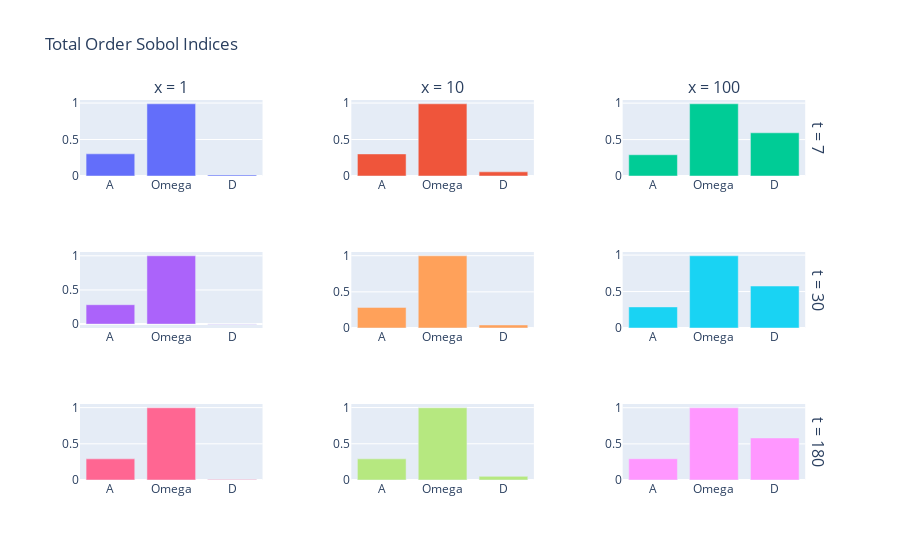

Notebook source saved alongside this figure:
### Code cell
fig = make_subplots(rows=3, cols=3, horizontal_spacing = 0.12,vertical_spacing = 0.2, column_titles = ('x = 1', 'x = 10', 'x = 100'), row_titles=('t = 7', 't = 30', 't = 180')) # Plot histograms

fig.add_trace(go.Bar(x=["A", "Omega", "D"], y=result2[0][0]), row=1, col=1)
fig.add_trace(go.Bar(x=["A", "Omega", "D"], y=result2[0][1]),row=1, col=2)
fig.add_trace(go.Bar(x=["A", "Omega", "D"], y=result2[0][2]), row=1, col=3)

fig.add_trace(go.Bar(x=["A", "Omega", "D"], y=result2[1][0]), row=2, col=1)
fig.add_trace(go.Bar(x=["A", "Omega", "D"], y=result2[1][1]), row=2, col=2)
fig.add_trace(go.Bar(x=["A", "Omega", "D"], y=result2[1][2]), row=2, col=3)

fig.add_trace(go.Bar(x=["A", "Omega", "D"], y=result2[2][0]), row=3, col=1)
fig.add_trace(go.Bar(x=["A", "Omega", "D"], y=result2[2][1]), row=3, col=2)
fig.add_trace(go.Bar(x=["A", "Omega", "D"], y=result2[2][2]), row=3, col=3)

fig.update_layout(title_text='Total Order Sobol Indices', showlegend=False)

### Figure 1 — Plotly figure (JSON) as saved in the notebook; plotly's stock layout.template omitted (floating-point values rounded to 4 significant figures)
{"data": [{"type": "bar", "x": ["A", "Omega", "D"], "xaxis": "x", "y": [0.3038, 0.9898, 0.01506], "yaxis": "y"}, {"type": "bar", "x": ["A", "Omega", "D"], "xaxis": "x2", "y": [0.3026, 0.9899, 0.05704], "yaxis": "y2"}, {"type": "bar", "x": ["A", "Omega", "D"], "xaxis": "x3", "y": [0.2917, 0.991, 0.5928], "yaxis": "y3"}, {"type": "bar", "x": ["A", "Omega", "D"], "xaxis": "x4", "y": [0.2839, 0.9998, -0.001403], "yaxis": "y4"}, {"type": "bar", "x": ["A", "Omega", "D"], "xaxis": "x5", "y": [0.2851, 0.9984, 0.04186], "yaxis": "y5"}, {"type": "bar", "x": ["A", "Omega", "D"], "xaxis": "x6", "y": [0.2893, 0.9902, 0.5757], "yaxis": "y6"}, {"type": "bar", "x": ["A", "Omega", "D"], "xaxis": "x7", "y": [0.2918, 0.9972, 0.008229], "yaxis": "y7"}, {"type": "bar", "x": ["A", "Omega", "D"], "xaxis": "x8", "y": [0.2917, 0.9967, 0.05035], "yaxis": "y8"}, {"type": "bar", "x": ["A", "Omega", "D"], "xaxis": "x9", "y": [0.2942, 0.9989, 0.5817], "yaxis": "y9"}], "layout": {"annotations": [{"font": {"size": 16}, "showarrow": false, "text": "x = 1", "x": 0.1233, "xanchor": "center", "xref": "paper", "y": 1, "yanchor": "bottom", "yref": "paper"}, {"font": {"size": 16}, "showarrow": false, "text": "x = 10", "x": 0.49, "xanchor": "center", "xref": "paper", "y": 1, "yanchor": "bottom", "yref": "paper"}, {"font": {"size": 16}, "showarrow": false, "text": "x = 100", "x": 0.8567, "xanchor": "center", "xref": "paper", "y": 1, "yanchor": "bottom", "yref": "paper"}, {"font": {"size": 16}, "showarrow": false, "text": "t = 7", "textangle": 90, "x": 0.98, "xanchor": "left", "xref": "paper", "y": 0.9, "yanchor": "middle", "yref": "paper"}, {"font": {"size": 16}, "showarrow": false, "text": "t = 30", "textangle": 90, "x": 0.98, "xanchor": "left", "xref": "paper", "y": 0.5, "yanchor": "middle", "yref": "paper"}, {"font": {"size": 16}, "showarrow": false, "text": "t = 180", "textangle": 90, "x": 0.98, "xanchor": "left", "xref": "paper", "y": 0.1, "yanchor": "middle", "yref": "paper"}], "showlegend": false, "title": {"text": "Total Order Sobol Indices"}, "xaxis": {"anchor": "y", "domain": [0, 0.2467]}, "xaxis2": {"anchor": "y2", "domain": [0.3667, 0.6133]}, "xaxis3": {"anchor": "y3", "domain": [0.7333, 0.98]}, "xaxis4": {"anchor": "y4", "domain": [0, 0.2467]}, "xaxis5": {"anchor": "y5", "domain": [0.3667, 0.6133]}, "xaxis6": {"anchor": "y6", "domain": [0.7333, 0.98]}, "xaxis7": {"anchor": "y7", "domain": [0, 0.2467]}, "xaxis8": {"anchor": "y8", "domain": [0.3667, 0.6133]}, "xaxis9": {"anchor": "y9", "domain": [0.7333, 0.98]}, "yaxis": {"anchor": "x", "domain": [0.8, 1]}, "yaxis2": {"anchor": "x2", "domain": [0.8, 1]}, "yaxis3": {"anchor": "x3", "domain": [0.8, 1]}, "yaxis4": {"anchor": "x4", "domain": [0.4, 0.6]}, "yaxis5": {"anchor": "x5", "domain": [0.4, 0.6]}, "yaxis6": {"anchor": "x6", "domain": [0.4, 0.6]}, "yaxis7": {"anchor": "x7", "domain": [0, 0.2]}, "yaxis8": {"anchor": "x8", "domain": [0, 0.2]}, "yaxis9": {"anchor": "x9", "domain": [0, 0.2]}}}
